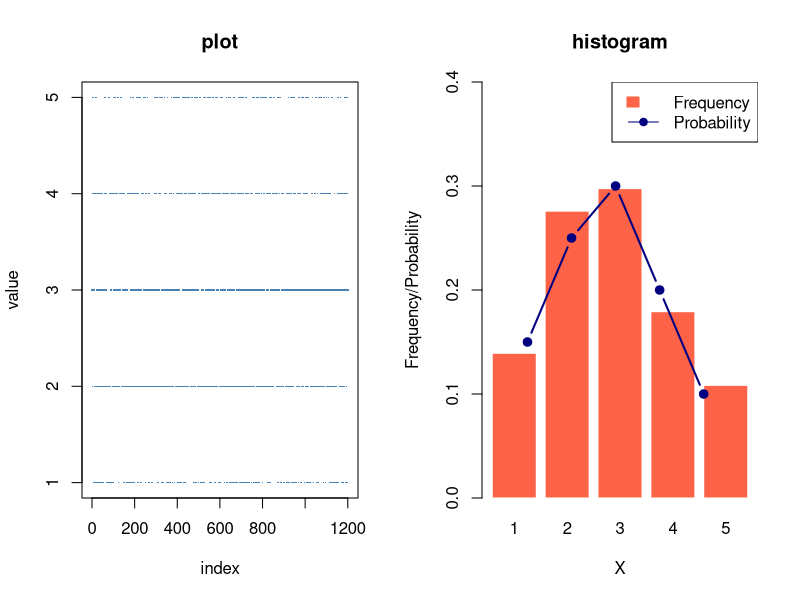
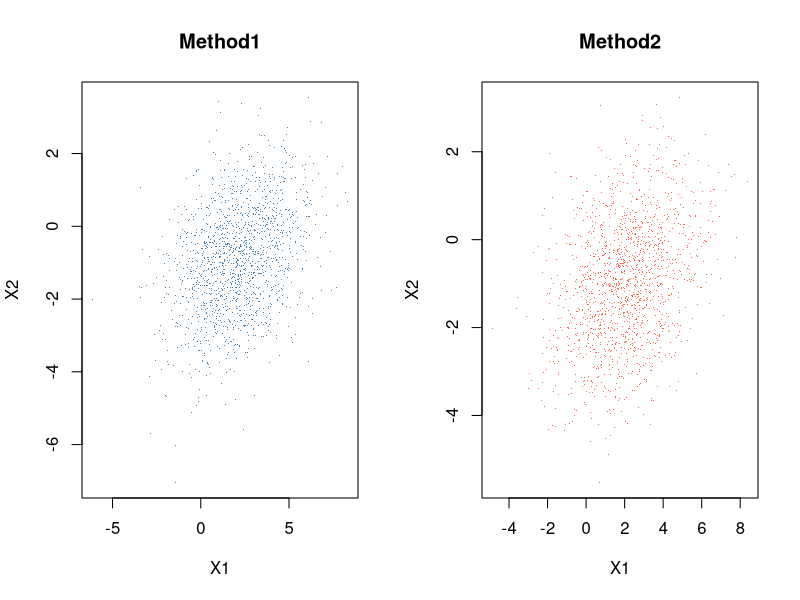
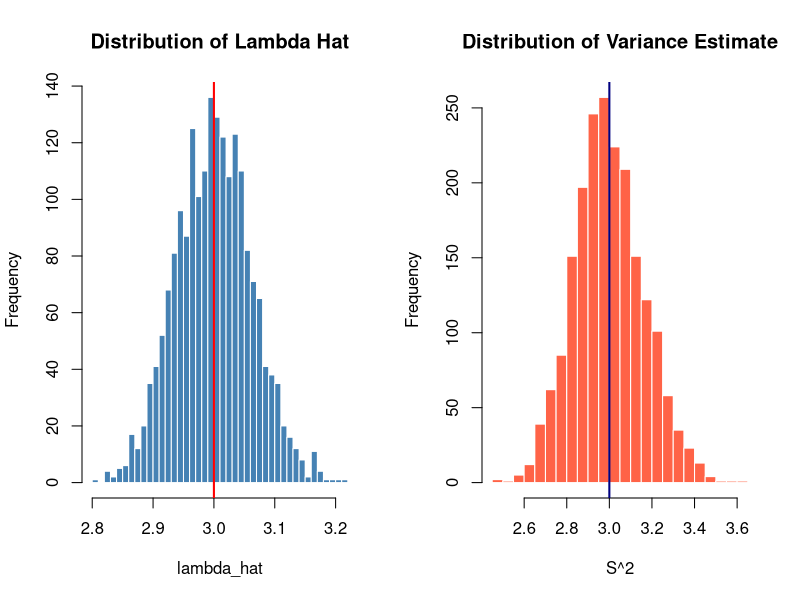
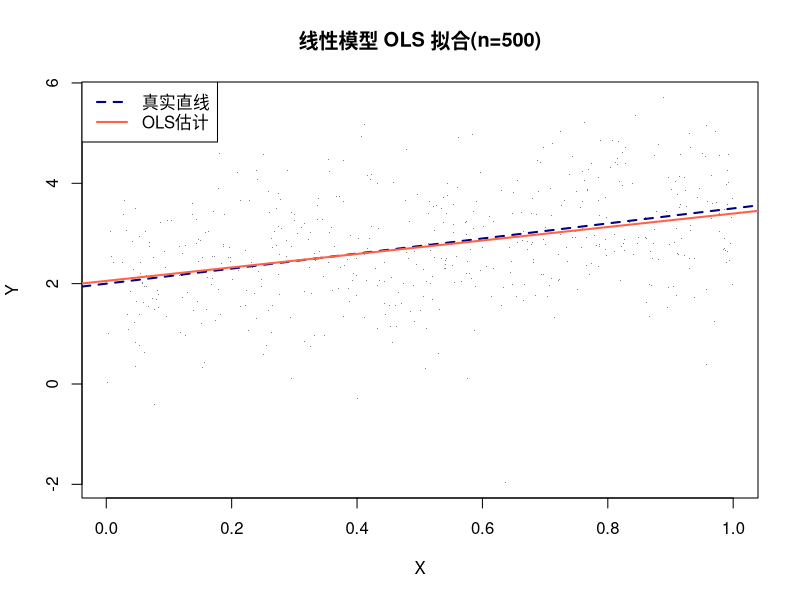
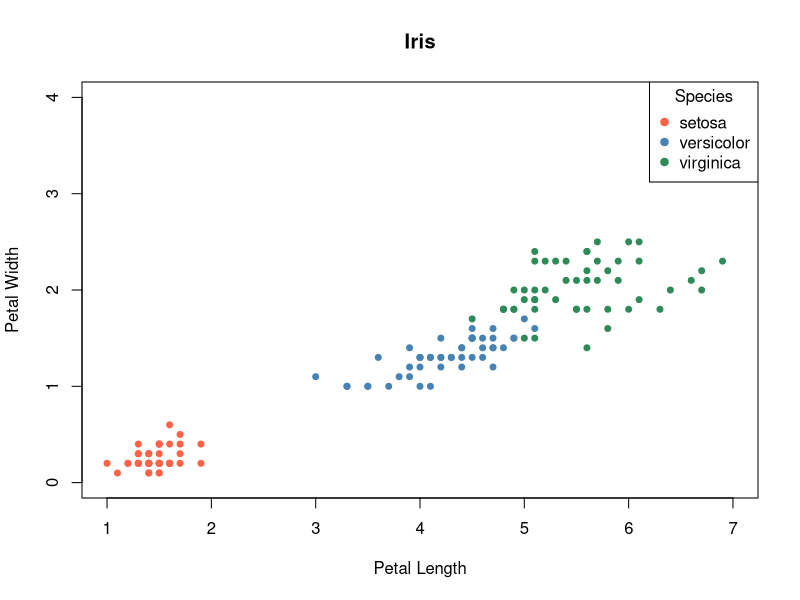
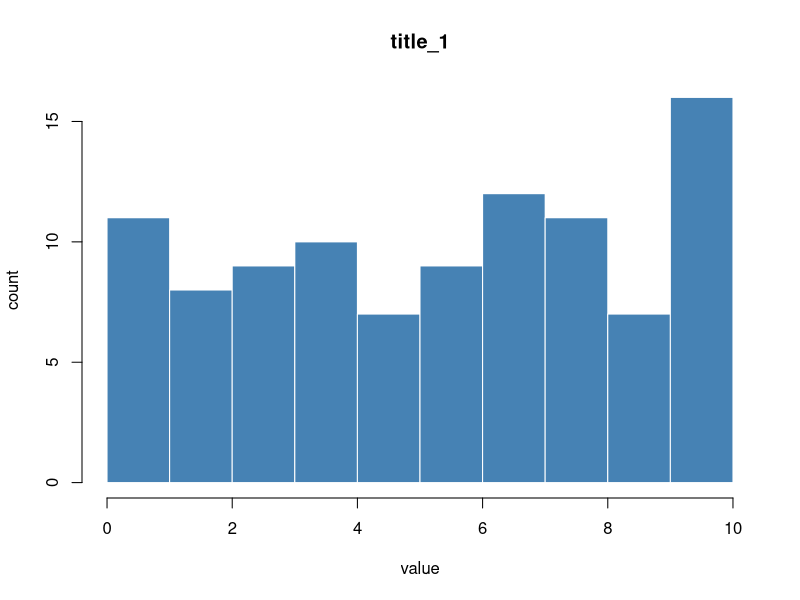

Recreate these plots in R, in order.
## ---- chunk 1

set.seed(1)

vals  <- 1:5
probs <- c(0.15, 0.25, 0.30, 0.20, 0.10)
n     <- 1200

x <- sample(vals, size = n, replace = TRUE, prob = probs)

par(mfrow = c(1, 2))

# 散点图
plot(1:n, x,
     pch  = ".", cex = 1.5,
     col  = "steelblue",
     main = "plot",
     xlab = "index", ylab = "value")

# 直方图
barplot(table(x) / n,
        col    = "tomato",
        border = "white",
        ylim   = c(0, 0.4),
        main   = "histogram",
        xlab   = "X", ylab = "Frequency/Probability")
lines(1:5, probs, type = "b", pch = 19, col = "navy", lwd = 2)
legend("topright", legend = c("Frequency", "Probability"),
       fill = c("tomato", NA), lty = c(NA, 1), pch = c(NA, 19),
       col  = c("tomato", "navy"), border = c("tomato", NA))

par(mfrow = c(1, 1))

# 数值对比
for (i in seq_along(vals)) {
  if(i == 1) {
    cat("X\t理论概率\t观测频率\n")
  }
  cat(vals[i], "\t", probs[i], "\t\t", round(mean(x == vals[i]), 4), "\n")
}

## ---- chunk 2
set.seed(2)

mu  <- c(2, -1)
Sig <- matrix(c(4, 1, 1, 2), nrow = 2)
n2  <- 1500

## 方法一:条件分布法
## X1 ~ N(mu1, s11);  X2|X1 ~ N(mu2 + s21/s11*(X1-mu1), s22 - s21^2/s11)
x1_cond <- rnorm(n2, mean = mu[1], sd = sqrt(Sig[1,1]))
mu2_cond <- mu[2] + Sig[2,1]/Sig[1,1] * (x1_cond - mu[1])
s2_cond  <- sqrt(Sig[2,2] - Sig[2,1]^2/Sig[1,1])
x2_cond  <- rnorm(n2, mean = mu2_cond, sd = s2_cond)
X_cond   <- cbind(x1_cond, x2_cond)

## 方法二:变换抽样法(Cholesky 分解)
L   <- t(chol(Sig))              # Sigma = L %*% t(L)
Z   <- matrix(rnorm(2 * n2), nrow = 2)
X_trans <- t(L %*% Z + mu)      # n2 x 2

par(mfrow = c(1, 2))
plot(X_cond,  pch = ".", col = "steelblue",
     main = "Method1", xlab = "X1", ylab = "X2")
plot(X_trans, pch = ".", col = "tomato",
     main = "Method2", xlab = "X1", ylab = "X2")
par(mfrow = c(1, 1))

cat("=== 条件分布法 ===\n",
    "均值:", paste(colMeans(X_cond), collapse = " "), "\n",
    "协方差矩阵:\n",
    paste(capture.output(cov(X_cond)), collapse = "\n"), "\n")

cat("=== 变换抽样法 ===\n",
    "均值:", paste(colMeans(X_trans), collapse = " "), "\n",
    "协方差矩阵:\n",
    paste(capture.output(cov(X_trans)), collapse = "\n"), "\n")
## ---- chunk 3

# r= 4层,各层大小 N=(20,30,25,25),总抽样量 m=10,重复1000次
set.seed(3)

r      <- 4
N_strata <- c(20, 30, 25, 25)
N_total  <- sum(N_strata)   # 100
m        <- 10
reps     <- 1000

# 按比例分配各层抽样量
m_i <- round(N_strata / N_total * m)
# 如有舍入误差则修正到总量
m_i[r] <- m - sum(m_i[-r])

cat("各层抽样量:", m_i, "\n")

# 生成总体(用层编号标记)
population <- rep(1:r, times = N_strata)

# 重复1000次分层抽样
results <- replicate(reps, {
  sampled <- c()
  for (k in 1:r) {
    pool <- which(population == k)
    sampled <- c(sampled, sample(pool, m_i[k]))
  }
  sampled
})

cat("1000次抽样完成,每次抽", m, "个样本\n")
cat("前5次抽样结果(各取前3个编号):\n")
print(results[1:3, 1:5])

# 各层被抽到频率
layer_freq <- apply(results, 2, function(s) table(factor(population[s], levels=1:r)))
cat("各层平均被抽频率:\n")
print(round(rowMeans(layer_freq) / m, 3))
cat("理论各层抽取比例:", N_strata / N_total, "\n")
## ---- chunk 4
set.seed(4)

lambda_true <- 3
n4          <- 800
reps4       <- 2000

# 估计量:lambda_hat = X_bar(同时估计期望与方差)
sim <- replicate(reps4, {
  x      <- rpois(n4, lambda = lambda_true)
  lambda_hat <- mean(x)      # MLE = 矩估计 = 样本均值
  var_hat    <- var(x)       # 样本方差
  c(lambda_hat, var_hat)
})

lambda_ests <- sim[1, ]
var_ests    <- sim[2, ]

cat("=== 期望估计(lambda_hat = X_bar)===\n")
cat("真实值 lambda=3\n")
cat("估计均值:", round(mean(lambda_ests), 4), "\n")
cat("估计标准差:", round(sd(lambda_ests), 4), "\n")
cat("理论标准误 sqrt(lambda/n):", round(sqrt(lambda_true/n4), 4), "\n\n")

cat("=== 方差估计(S^2)===\n")
cat("真实值 Var(X)=lambda=3\n")
cat("估计均值:", round(mean(var_ests), 4), "\n")
cat("估计标准差:", round(sd(var_ests), 4), "\n")

par(mfrow = c(1, 2))
hist(lambda_ests, breaks = 40, col = "steelblue", border = "white",
     main = "Distribution of Lambda Hat", xlab = "lambda_hat")
abline(v = lambda_true, col = "red", lwd = 2)

hist(var_ests, breaks = 40, col = "tomato", border = "white",
     main = "Distribution of Variance Estimate", xlab = "S^2")
abline(v = lambda_true, col = "navy", lwd = 2)
par(mfrow = c(1, 1))
## ---- chunk 5

set.seed(5)

alpha_true <- 0.5
n5         <- 600
reps5      <- 2000

# 生成 Power(alpha) 随机数:U^(1/alpha)
sim5 <- replicate(reps5, {
  u <- runif(n5)
  x <- u^(1/alpha_true)

  # 矩估计:E[X]=alpha/(alpha+1) => alpha_mom = X_bar/(1-X_bar)
  xbar     <- mean(x)
  alpha_mom <- xbar / (1 - xbar)

  # MLE:alpha_mle = -n / sum(log(x))
  alpha_mle <- -n5 / sum(log(x))

  c(alpha_mom, alpha_mle)
})

mom_ests <- sim5[1, ]
mle_ests <- sim5[2, ]

mse_mom <- mean((mom_ests - alpha_true)^2)
mse_mle <- mean((mle_ests - alpha_true)^2)

cat("=== 矩估计 ===\n")
cat("均值:", round(mean(mom_ests), 4),
    " 偏差:", round(mean(mom_ests) - alpha_true, 4),
    " MSE:", round(mse_mom, 6), "\n\n")

cat("=== 最大似然估计 ===\n")
cat("均值:", round(mean(mle_ests), 4),
    " 偏差:", round(mean(mle_ests) - alpha_true, 4),
    " MSE:", round(mse_mle, 6), "\n")

cat("\nMSE之比 (MOM/MLE):", round(mse_mom/mse_mle, 4), "\n")
## ---- chunk 6

set.seed(6)

alpha_true <- 2
beta_true  <- 1.5
n6         <- 500

X   <- runif(n6, 0, 1)
eps <- rnorm(n6, 0, 1)
Y   <- alpha_true + beta_true * X + eps

# OLS 最小二乘估计
Xmat <- cbind(1, X)
coef_ols <- solve(t(Xmat) %*% Xmat) %*% t(Xmat) %*% Y

alpha_hat <- coef_ols[1]
beta_hat  <- coef_ols[2]

cat("真实值:alpha=", alpha_true, " beta=", beta_true, "\n")
cat("OLS估计:alpha_hat=", round(alpha_hat, 4),
    " beta_hat=", round(beta_hat, 4), "\n")

# 与 lm() 结果对比
fit <- lm(Y ~ X)
cat("\nlm() 验证:\n"); print(coef(fit))

# 散点图 + 拟合线
plot(X, Y, pch = ".", col = "gray50",
     main = "线性模型 OLS 拟合(n=500)",
     xlab = "X", ylab = "Y")
abline(a = alpha_true, b = beta_true, col = "navy",  lwd = 2, lty = 2)
abline(a = alpha_hat,  b = beta_hat,  col = "tomato", lwd = 2)
legend("topleft",
       legend = c("真实直线", "OLS估计"),
       col    = c("navy", "tomato"),
       lty    = c(2, 1), lwd = 2)
## ---- chunk 7
# iris 花瓣长度与宽度散点图
colors <- c("setosa" = "tomato", "versicolor" = "steelblue", "virginica" = "seagreen")

plot(Petal.Width ~ Petal.Length,
     data  = iris,
     col   = colors[as.character(iris$Species)],
     pch   = 19,
     cex   = 0.8,
     main  = "Iris",
     xlim  = c(1, 7),
     ylim  = c(0, 4),
     xlab  = "Petal Length",
     ylab  = "Petal Width")

legend("topright",
       legend = names(colors),
       col    = colors,
       pch    = 19,
       title  = "Species")
## ---- chunk 8
# 生成 [0, 10] 之间 100 个均匀分布随机数
set.seed(42)
x <- runif(100, min = 0, max = 10)

# 频数直方图
hist(x,
     main  = "title_1",
     xlab  = "value",
     ylab  = "count",
     col   = "steelblue",
     border = "white")
